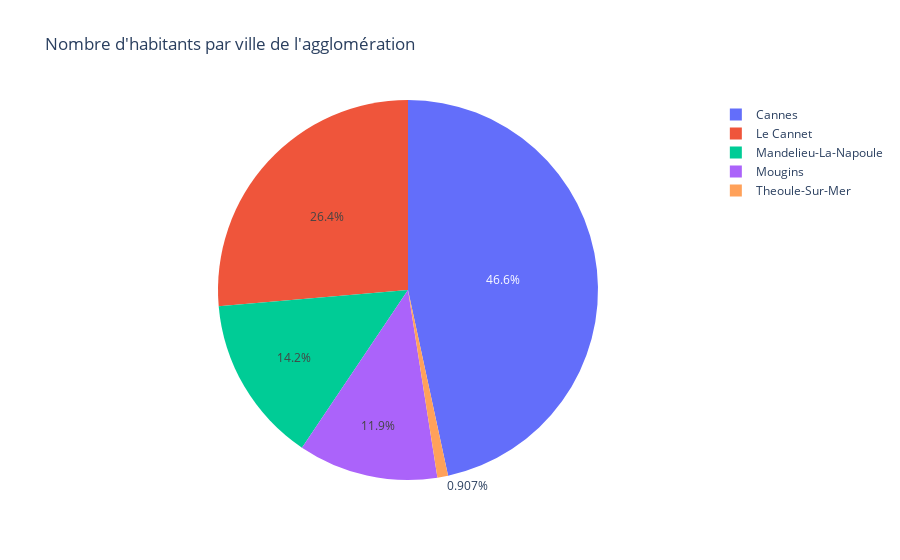

Here is the notebook cell this chart was saved with:
### Code cell
fig = px.pie(df_csp, values='po_nbre_pop', names='vi_nom', title="Nombre d'habitants par ville de l'agglomération")
fig.show()

### Figure 1 — Plotly figure (JSON) as saved in the notebook; plotly's stock layout.template omitted (floating-point values rounded to 4 significant figures)
{"data": [{"domain": {"x": [0, 1], "y": [0, 1]}, "hovertemplate": "vi_nom=%{label}<br>po_nbre_pop=%{value}<extra></extra>", "labels": ["Cannes", "Le Cannet", "Mandelieu-La-Napoule", "Mougins", "Theoule-Sur-Mer"], "legendgroup": "", "name": "", "showlegend": true, "type": "pie", "values": [63499, 35902, 19371, 16212, 1235]}], "layout": {"legend": {"tracegroupgap": 0}, "title": {"text": "Nombre d'habitants par ville de l'agglomération"}}}
